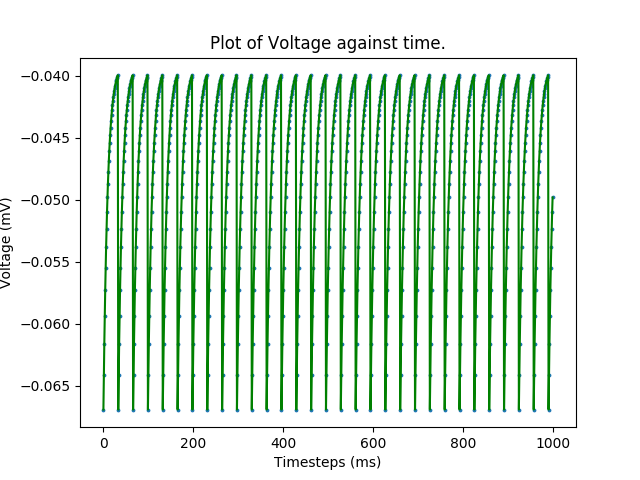

The script that drew this image:
import numpy as np;
import math;
import matplotlib.pyplot as plt;

'''
Aim is to simulate an integrate and fire neuron.
This model uses a system of equations to calculate whether a neuron spikes based
on a specific threshold value.

The following parameters have been set and defined:

timeConstant = 10ms;
E_l = -70mV;
resetVoltage = -70mV;
thresholdVoltage = -40mV;
R_m = 10 MOhm;
InputCurrent = 3.1 nA;
timesteps = 1ms;

The main formula used for the Integrate and fire model is this:

t_m V' = E_l - V + Rm*I

'''
## Defining units in the system


ms = 0.001;
mV = 0.001;

nA = 10**(-9);
MOhm = 10**6;
s = 1;

def rhs_IandF(timeConstant, E_l, Voltage, R_m, I):
    value = E_l - Voltage + (R_m*I);
    value = value/timeConstant;
    return value;

def IandFModel():
    timeConstant = 10 * ms;
    E_l = -70 * mV;
    resetVoltage = -70 * mV;
    thresholdVoltage = -40 * mV;
    R_m = 10 * MOhm;
    InputCurrent = 3.1 * nA;
    timesteps = 1 * ms;

    print("Units -> ms : {0}, mV : {1}, nA : {2}, MOhm : {3}".format(ms,mV,nA,MOhm));

    v_0 = resetVoltage;
    listOfVoltages = []


    numberOfSteps =  math.ceil(s/ms); ## 1 second, 1ms each timestep.
    print("Number of steps : {0}".format(numberOfSteps));
    for ind in range(0,numberOfSteps):
        v_1 = v_0  + (timesteps * rhs_IandF(timeConstant, E_l, v_0, R_m, InputCurrent));
        listOfVoltages.append(v_1);
        if(v_1  > thresholdVoltage):
            v_1 = resetVoltage;
        v_0 = v_1;

    # print(listOfVoltages);
    plt.plot(range(0,numberOfSteps),listOfVoltages,'g');
    plt.scatter(range(0,numberOfSteps),listOfVoltages, s=3);
    plt.title("Plot of Voltage against time.");
    plt.xlabel("Timesteps (ms)");
    plt.ylabel("Voltage (mV)");
    plt.show();


IandFModel();
